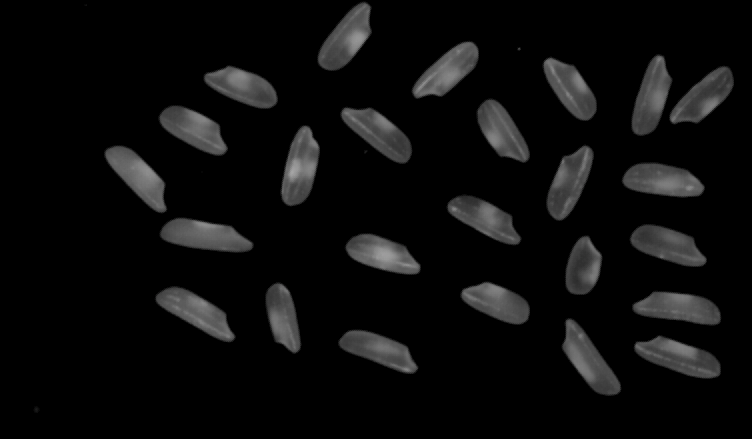
//> input picture images/rice.png, 752 x 439 px
$ ./047connectedComponent   (built with g++ and OpenCV 4)
//> lines starting //> are read from the running program, lines starting //| are printed output that depends on the picture; after the words box and inside, x2 and y2 are one past the last pixel; in counts of white or black regions, pixels touching at a corner belong together
/*
 * @Description: 二值图像连通组件状态统计
 * @Author: shuiyj
 * @Date: 2019-07-29 17:26:00
 */
#include <opencv2/opencv.hpp>
#include <iostream>

using namespace cv;
using namespace std;

RNG rng(12345);
void componentwithstats_demo(Mat &image);
int main(int argc, char** argv) {
	Mat src = imread("../images/rice.png");
//> src is the input picture: 439 rows x 752 cols, CV_8UC3; mean B, G, R 12.8, 12.8, 12.8
	if (src.empty()) {
		printf("could not load image...\n");
	}
	imshow("input", src);
	componentwithstats_demo(src);

	waitKey(0);
	return 0;
}

void componentwithstats_demo(Mat &image) {
	// extract labels
	Mat gray, binary;
	GaussianBlur(image, image, Size(3, 3), 0);
//> image: 439 rows x 752 cols, CV_8UC3; 14.24% of pixels changed, all inside (x1, y1, x2, y2) = (32, 0, 735, 414)
	cvtColor(image, gray, COLOR_BGR2GRAY);
	threshold(gray, binary, 0, 255, THRESH_BINARY | THRESH_OTSU);
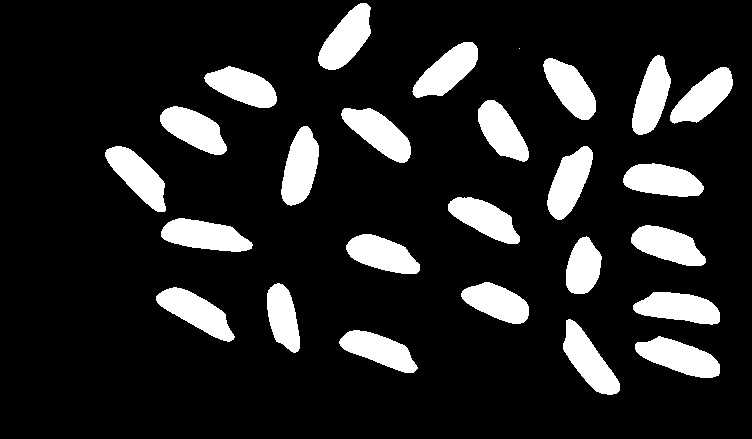
//> binary: 439 rows x 752 cols, CV_8UC1; 14.6% white; 26 white regions (1 under 20 px), largest, box (x1, y1, x2, y2) and area: (161, 218, 253, 252) 2087, (635, 336, 720, 378) 2083, (281, 126, 319, 206) 2055
	Mat labels = Mat::zeros(image.size(), CV_32S);
	Mat stats, centroids;
	int num_labels = connectedComponentsWithStats(binary, labels, stats, centroids, 8, 4);
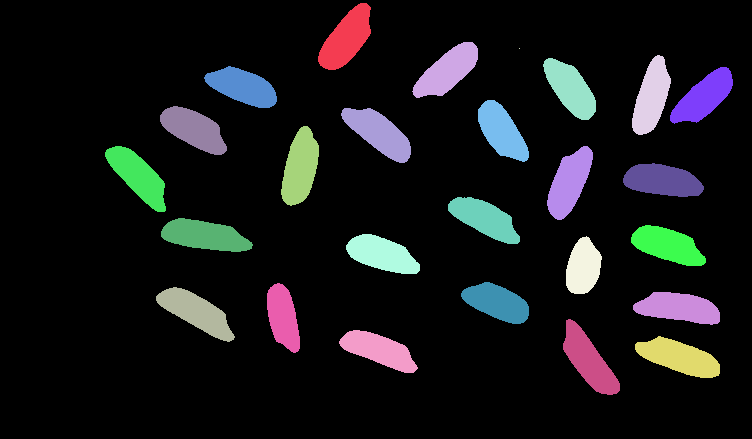
//> labels: 439 rows x 752 cols, CV_32SC1; 27 distinct labels, from 0 to 26; one colour per label, 0 black
//> stats = 27 rows, first 6: [0, 0, 752, 439, 282041], [318, 3, 53, 67, 2041], [412, 42, 66, 56, 1975], [519, 48, 1, 1, 1], [632, 55, 39, 80, 1916], [543, 58, 53, 62, 1864]; centroids = 27 pairs, first value 137.5 to 703.4, second value 38.16 to 360.3; num_labels = 27
	printf("total labels : %d\n", (num_labels - 1));
//| total labels : 26
	vector<Vec3b> colors(num_labels);

	// background color
	colors[0] = Vec3b(0, 0, 0);

	// object color
	for (int i = 1; i < num_labels; i++) {
		colors[i] = Vec3b(rng.uniform(0, 256), rng.uniform(0, 256), rng.uniform(0, 256));
	}
//> this loop made 26 passes

	// extract stats info
	Mat dst = image.clone();
	int w = image.cols;
//> w = 752
	int h = image.rows;
//> h = 439
	for (int i = 1; i < num_labels; i++) {
		// 中心位置
		int cx = centroids.at<double>(i, 0);
		int cy = centroids.at<double>(i, 1);

		int x = stats.at<int>(i, CC_STAT_LEFT);
		int y = stats.at<int>(i, CC_STAT_TOP);
		int w = stats.at<int>(i, CC_STAT_WIDTH);
		int h = stats.at<int>(i, CC_STAT_HEIGHT);
		int area = stats.at<int>(i, CC_STAT_AREA);

		// 中心位置绘制
		circle(dst, Point(cx, cy), 2, Scalar(0, 255, 0), 2, 8, 0);
		// 外接矩形
		Rect rect(x, y, w, h);
		rectangle(dst, rect, colors[i], 1, 8, 0);
		putText(dst, format("num:%d", i), Point(x, y), FONT_HERSHEY_SIMPLEX, .5, Scalar(0, 0, 255), 1);
		printf(" num: %d,  rice area %d\n", i, area);
	}
//> this loop made 26 passes
//> (cx, cy, x, y, w, h, area) on passes 1, 2, 4, 5, 6, 7, 8, 9, 10, 11, 12, 13: (345, 38, 318, 3, 53, 67, 2041), (446, 70, 412, 42, 66, 56, 1975), (651, 96, 632, 55, 39, 80, 1916), (570, 88, 543, 58, 53, 62, 1864), (242, 86, 204, 66, 73, 42, 1876), (703, 96, 670, 67, 63, 57, 1903), (501, 131, 478, 100, 51, 62, 1844), (193, 128, 160, 106, 67, 49, 1931), (378, 132, 341, 108, 70, 55, 2034), (299, 167, 281, 126, 38, 80, 2055), (137, 175, 105, 146, 61, 66, 1982), (568, 182, 547, 146, 46, 74, 1984)
//|  num: 1,  rice area 2041
//|  num: 2,  rice area 1975
//|  num: 3,  rice area 1
//|  num: 4,  rice area 1916
//|  num: 5,  rice area 1864
//|  num: 6,  rice area 1876
//|  num: 7,  rice area 1903
//|  num: 8,  rice area 1844
//> (output is shown up to pass 8 of 26)
//> pass 1, in componentwithstats_demo, `putText(dst, format("num:%d", i), Point(x, y), FONT_HERSHEY_SIMPLEX, ...`:
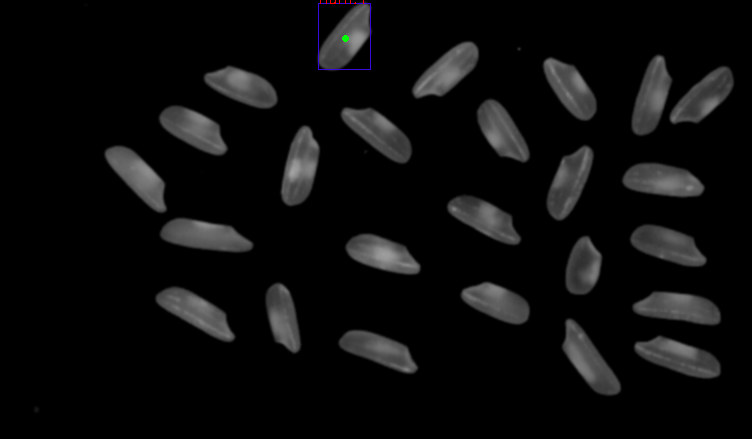
//> dst: 439 rows x 752 cols, CV_8UC3; mean B, G, R 12.9, 12.8, 12.8
//> pass 2, in componentwithstats_demo, `putText(dst, format("num:%d", i), Point(x, y), FONT_HERSHEY_SIMPLEX, ...`:
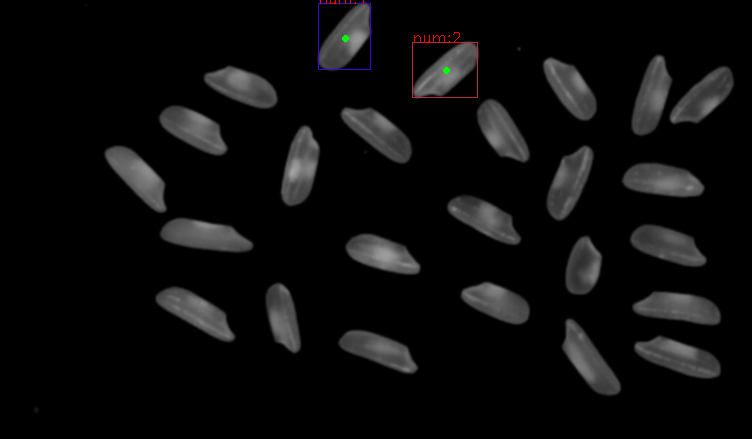
//> dst: 439 rows x 752 cols, CV_8UC3; 0.11% of pixels changed, all inside (x1, y1, x2, y2) = (412, 32, 478, 98)
//> pass 3, in componentwithstats_demo, `putText(dst, format("num:%d", i), Point(x, y), FONT_HERSHEY_SIMPLEX, ...`:
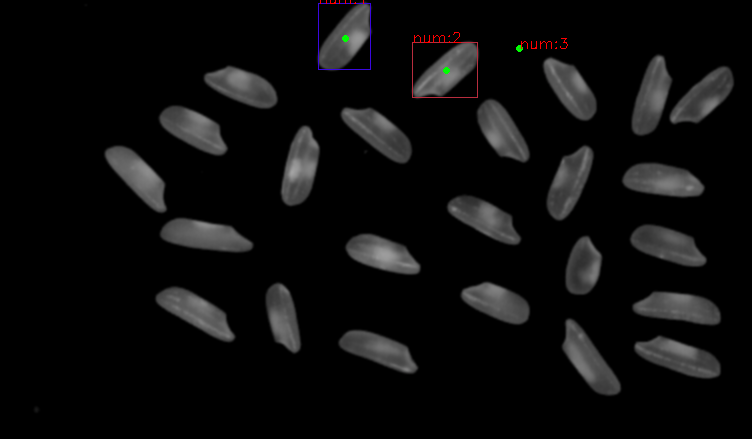
//> dst: 439 rows x 752 cols, CV_8UC3; 135 pixels changed, all inside (x1, y1, x2, y2) = (516, 38, 568, 52)
//> after the loop:
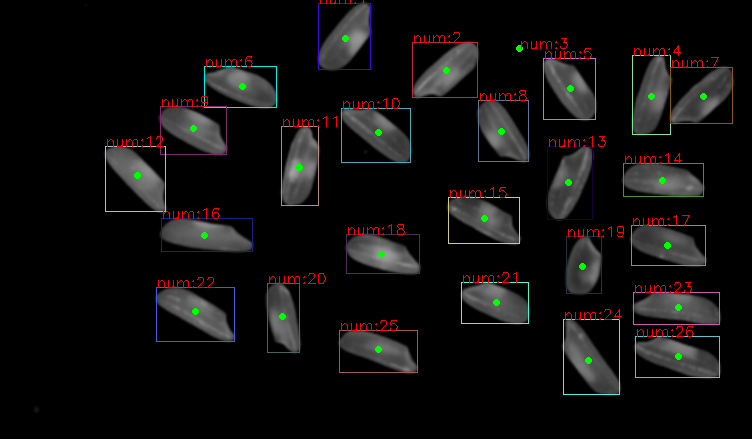
//> dst: 439 rows x 752 cols, CV_8UC3; 2.53% of pixels changed, all inside (x1, y1, x2, y2) = (105, 45, 733, 395)
	imshow("ccla-demo", dst);
}
